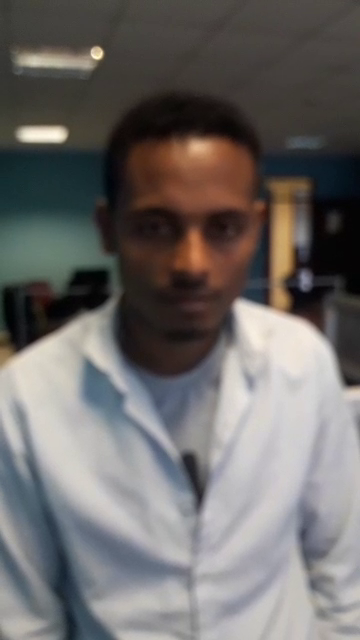
#> input picture frame 38 of FacialRecognition/Images/1.mp4, 360 x 640 px, given in place of 9.mp4, which was not available
$ python 01_face_dataset.py
#> lines starting #> are read from the running program, lines starting #| are printed output that depends on the picture; pictures that were not available may be replaced by others from this repository, and a replacement may not be noted
''''
Capture multiple Faces from multiple users to be stored on a DataBase (dataset directory)
	==> Faces will be stored on a directory: dataset/ (if does not exist, pls create one)
	==> Each face will have a unique numeric integer ID as 1, 2, 3, etc

Based on original code by Anirban Kar: https://github.com/thecodacus/Face-Recognition

Developed by Marcelo Rovai - MJRoBot.org @ 21Feb18

'''

import cv2
import os

cam = cv2.VideoCapture("Images/9.mp4")
# cam.set(3, 640) # set video width
# cam.set(4, 480) # set video height

face_detector = cv2.CascadeClassifier('haarcascade_frontalface_default.xml')

# For each person, enter one numeric face id
face_id = input('\n enter user id end press <return> ==>  ')

print("\n [INFO] Initializing face capture. Look the camera and wait ...")
# Initialize individual sampling face count
count = 0

while(True):

    ret, img = cam.read()
#> img is the input picture: shape (640, 360, 3); mean B, G, R 104.4, 106, 109.4
    img = cv2.flip(img, 1) # flip video image vertically
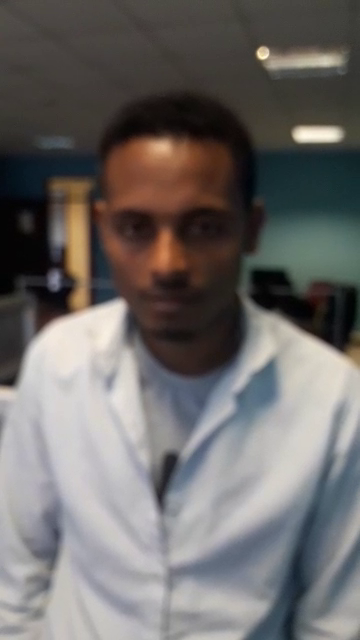
#> img: shape (640, 360, 3); mean B, G, R 104.4, 106, 109.4
    gray = cv2.cvtColor(img, cv2.COLOR_BGR2GRAY)
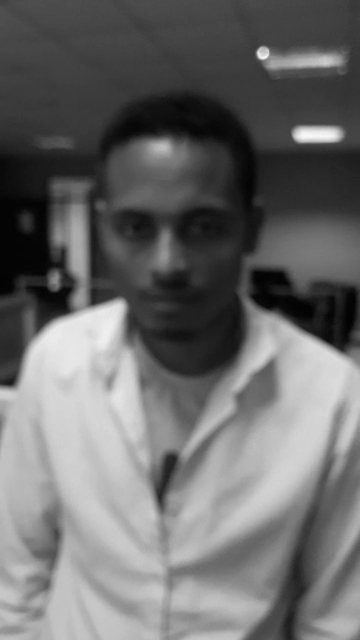
#> gray: shape (640, 360); min 1, max 248, mean 106.9
    faces = face_detector.detectMultiScale(gray, 1.3, 5)
#> faces = [[84, 161, 175, 175]]

    for (x,y,w,h) in faces:

        cv2.rectangle(img, (x,y), (x+w,y+h), (255,0,0), 2)
        count += 1

        # Save the captured image into the datasets folder
        cv2.imwrite("dataset/User." + str(face_id) + '.' + str(count) + ".jpg", gray[y:y+h,x:x+w])

        cv2.imshow('image', img)
#> this loop made 1 pass
#> (x, y, w, h, count) on pass 1: (84, 161, 175, 175, 1)
#> pass 1, `cv2.imwrite("dataset/User." + str(face_id) + '.' + str(count) + ".jpg"..`:
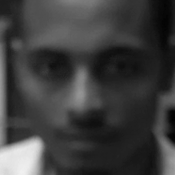
#> saved as User..1.jpg: shape (175, 175); min 2, max 240, mean 61.7
#> pass 1, `cv2.imshow('image', img)`:
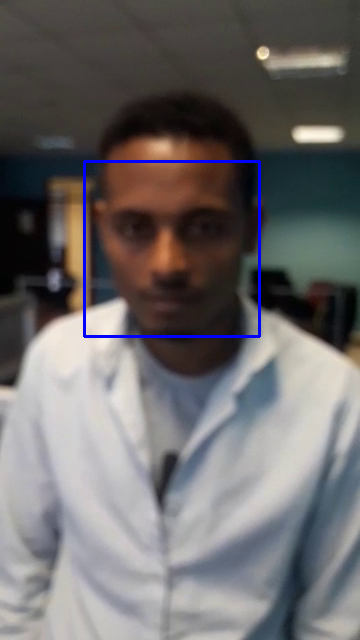
#> window 'image': shape (640, 360, 3); mean B, G, R 106.1, 105.3, 108.6
#> after the loop, count = 1

    k = cv2.waitKey(100) & 0xff # Press 'ESC' for exiting video
#> (key Esc is pressed here)
    if k == 27:
        break
    elif count >= 30: # Take 30 face sample and stop video
         break

# Do a bit of cleanup
print("\n [INFO] Exiting Program and cleanup stuff")
cam.release()
cv2.destroyAllWindows()

$ run again, starting later in the video
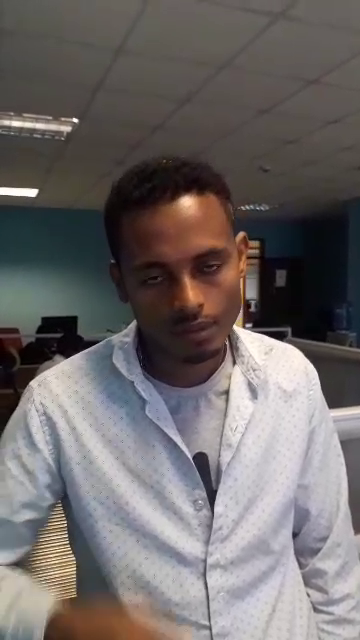
#> input picture frame 173 of FacialRecognition/Images/1.mp4, 360 x 640 px, given in place of 9.mp4, which was not available
#> img is the input picture: shape (640, 360, 3); mean B, G, R 104.5, 105, 110.5
#> `gray = cv2.cvtColor(img, cv2.COLOR_BGR2GRAY)`:
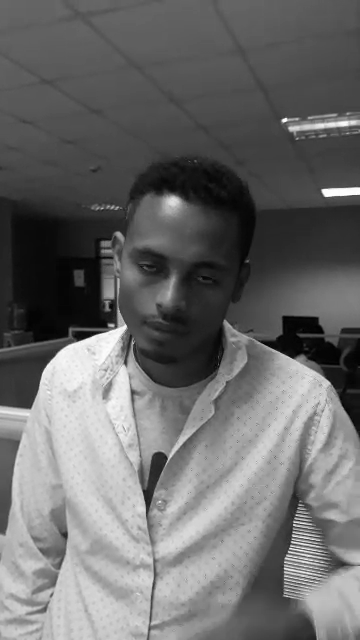
#> gray: shape (640, 360); min 0, max 255, mean 106.6
#> faces = [[99, 214, 149, 149], [30, 352, 116, 116]]
#> the loop `for (x,y,w,h) in faces: ` made 2 passes
#> (x, y, w, h, count) on passes 1 to 2: (99, 214, 149, 149, 1), (30, 352, 116, 116, 2)
#> pass 2, `cv2.imshow('image', img)`:
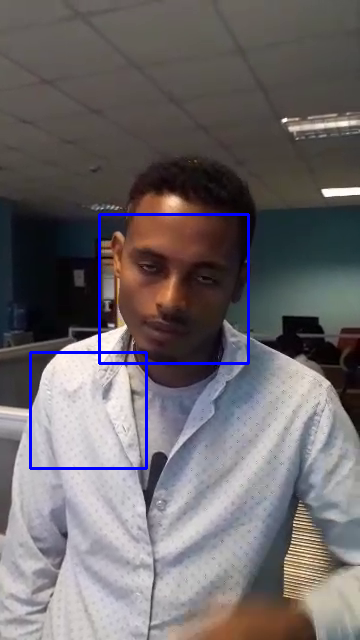
#> window 'image': shape (640, 360, 3); mean B, G, R 106.6, 103.6, 109
#> after the loop `for (x,y,w,h) in faces:`: count = 2

$ run again, starting later in the video
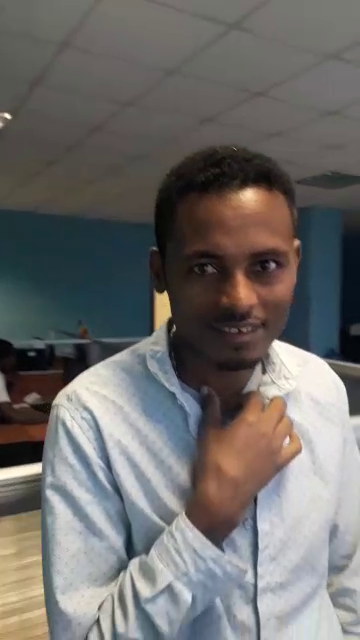
#> input picture frame 308 of FacialRecognition/Images/1.mp4, 360 x 640 px, given in place of 9.mp4, which was not available
#> img is the input picture: shape (640, 360, 3); mean B, G, R 106.5, 108.3, 110.6
#> `gray = cv2.cvtColor(img, cv2.COLOR_BGR2GRAY)`:
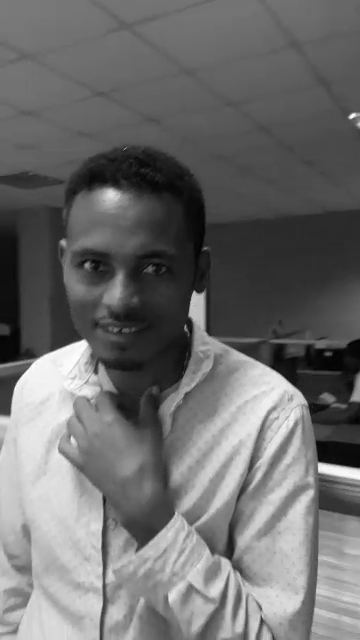
#> gray: shape (640, 360); min 0, max 255, mean 108.7
#> faces = [[39, 204, 167, 167]]
#> the loop `for (x,y,w,h) in faces: ` made 1 pass
#> (x, y, w, h, count) on pass 1: (39, 204, 167, 167, 1)
#> pass 1, `cv2.imshow('image', img)`:
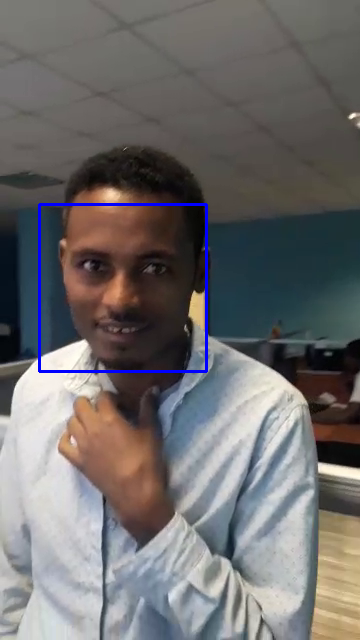
#> window 'image': shape (640, 360, 3); mean B, G, R 108, 107.5, 109.8
#> after the loop `for (x,y,w,h) in faces:`: count = 1
